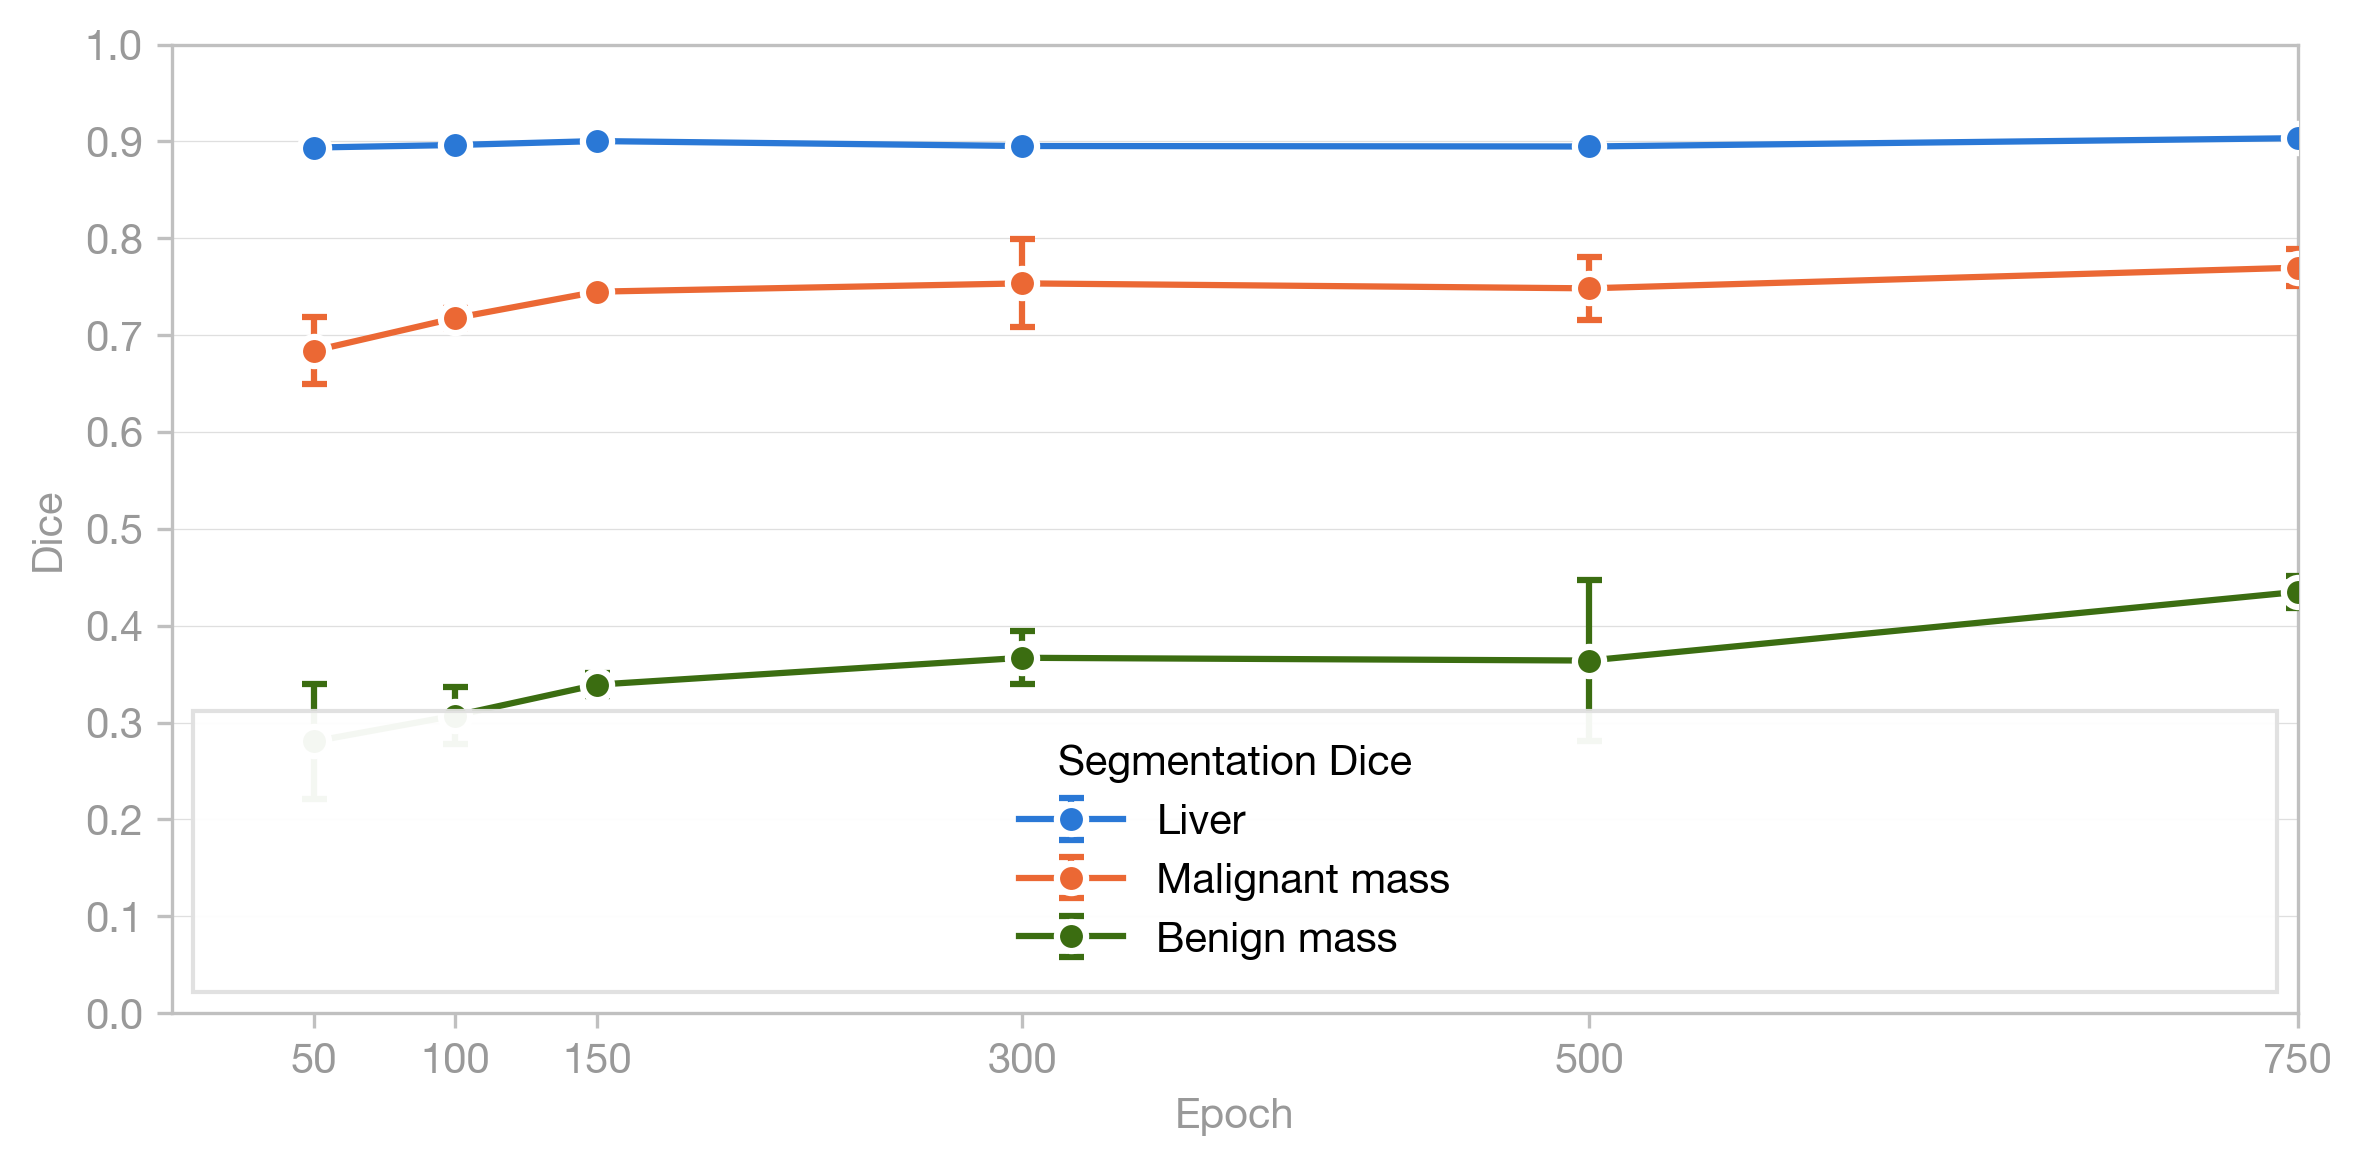

Reproduce this figure in Python.
"""Check whether the preliminary milestones run (Dataset 001 AUL, 3 seeds) has
converged using real segmentation Dice on hard predictions, rather than the
training-time pseudo Dice alone.

For each milestone epoch (50/100/150/300/500/750) the script reports
segmentation Dice (liver, malignant mass, benign mass, combined mass) from the
canonical predictions dataset (analysis/predictions_dataset), averaged across
the three seeds with standard deviation, then plots Dice vs epoch and reports
the tail-epoch slope. The final/best/best mass snapshot folders are evaluated as
additional rows in the report.

The training-time EMA mass pseudo-Dice trace (from the training log) is overlaid
in gray, dotted, on its own legend, to show the continuous climb that the sparse
checkpoint predictions cannot.

Three seeds (42/43/44), 625 images each; error bars are the across-seed std.

Run from project root:
    python analysis/epoch_convergence/epoch_convergence_by_segmentation/epoch_convergence_by_segmentation.py
"""

import glob
import os
import re
import sys

import numpy as np
import matplotlib
matplotlib.use('Agg')
import matplotlib.legend as mlegend
import matplotlib.pyplot as plt
import matplotlib.ticker as ticker
from matplotlib.lines import Line2D

from pathlib import Path

SCRIPT_DIR = Path(__file__).resolve().parent
PROJECT_ROOT = SCRIPT_DIR.parent.parent.parent

# Make the project root importable so the predictions-dataset loader can be
# used regardless of the current working directory.
sys.path.insert(0, str(PROJECT_ROOT))
from analysis.predictions_dataset.load_predictions_dataset import (
    load_predictions_dataset,
)

SEEDS = [42, 43, 44]
EPOCHS = [50, 100, 150, 300, 500, 750]

plt.rcParams.update({
    'font.family': 'sans-serif',
    'font.sans-serif': ['Helvetica Neue', 'Helvetica', 'Arial', 'sans-serif'],
    'font.size': 10,
    'font.weight': '400',
    'axes.labelsize': 10,
    'axes.labelcolor': '#999999',
    'xtick.labelsize': 10,
    'ytick.labelsize': 10,
    'xtick.color': '#999999',
    'ytick.color': '#999999',
    'legend.fontsize': 10,
    'legend.framealpha': 0.95,
    'legend.edgecolor': '#e0e0e0',
    'grid.linewidth': 0.3,
    'grid.alpha': 0.4,
    'figure.facecolor': 'white',
    'axes.facecolor': 'white',
    'axes.spines.top': True,
    'axes.spines.right': True,
})

# Metric key -> (color, legend label, line style) for the test-set predictions.
SERIES = {
    'liver':     ('#2a78d6', 'Liver',          '-'),
    'malignant': ('#eb6834', 'Malignant mass', '-'),
    'benign':    ('#3b6d11', 'Benign mass',    '-'),
}

# Style for the overlaid training-time mass pseudo-Dice trace.
PSEUDO_STYLE = dict(color='#8c8c8c', linestyle=':', linewidth=1.2)

# Keep all outputs (Markdown/pdf/png) in the same folder as this script.
OUT_DIR = SCRIPT_DIR

# Training log (nnU-Net training_log_*.txt) for the seed-42 run.
LOG_DIR = PROJECT_ROOT / "nnUNet_results/Dataset001_AUL" / (
    "nnUNetTrainerMilestones_seed42__nnUNetPlans__2d/fold_0")
LOG_DIR = str(LOG_DIR)

# Snapshot checkpoints reported as extra rows, by configuration_id suffix.
SNAPSHOT_DIRS = [
    ("best", "best"),
    ("best_mass", "best mass"),
    ("final", "final"),
]

DICE_KEYS = ["liver", "malignant", "benign", "combined_mass"]


def evaluate_rows(rows):
    """Dice across a configuration's rows, with mass Dice split by pathology."""
    liver_scores = []
    malignant_scores = []
    benign_scores = []
    combined_mass_scores = []

    for row in rows:
        liver_scores.append(row.liver_dice)
        if row.pathology in ("malignant", "benign"):
            combined_mass_scores.append(row.mass_dice)
            if row.pathology == "benign":
                benign_scores.append(row.mass_dice)
            else:
                malignant_scores.append(row.mass_dice)

    return {
        "liver": np.mean(liver_scores) if liver_scores else 0.0,
        "malignant": np.mean(malignant_scores) if malignant_scores else 0.0,
        "benign": np.mean(benign_scores) if benign_scores else 0.0,
        "combined_mass": (np.mean(combined_mass_scores)
                          if combined_mass_scores else 0.0),
    }


def summarize_checkpoint(data, suffix):
    """Return (means, stds) dicts of Dice across seeds for one checkpoint."""
    per_seed = []
    for seed in SEEDS:
        config_id = f"predictions_milestones_625images_seed{seed}_{suffix}"
        rows = [r for r in data.rows if r.configuration_id == config_id]
        if not rows:
            print(f"WARNING: no rows for {config_id}")
            continue
        per_seed.append(evaluate_rows(rows))

    means = {}
    stds = {}
    for key in DICE_KEYS:
        vals = [d[key] for d in per_seed]
        means[key] = float(np.nanmean(vals)) if vals else float('nan')
        stds[key] = float(np.nanstd(vals, ddof=1)) if vals else float('nan')
    return means, stds


def find_training_log(log_dir):
    """Return the training_log_*.txt path, or None if absent."""
    matches = glob.glob(os.path.join(log_dir, "training_log_*.txt"))
    return matches[0] if matches else None


def parse_raw_mass_pseudo_dice(log_path):
    """Return (epochs, EMA mass pseudo Dice) from the training log.

    The custom trainer emits exactly one "Mass pseudo Dice: X, EMA: Y" line per
    epoch (from on_epoch_end), in epoch order, with no separate "Epoch N" header
    lines in the native nnU-Net log. So the first such line is epoch 1, the
    second is epoch 2, and so on. The EMA trace is used for the overlay because
    it is smooth; the raw value is noisy.
    """
    epochs = []
    ema = []
    line_idx = 0
    for line in open(log_path):
        m = re.search(r'Mass pseudo Dice: ([\d.]+), EMA: ([\d.]+)', line)
        if m:
            line_idx += 1
            epochs.append(line_idx)  # human epoch number, matches checkpoints
            ema.append(float(m.group(2)))
    return epochs, ema


def fmt(mean, std):
    return f"{mean:.4f} ± {std:.4f}"


def main():
    os.makedirs(OUT_DIR, exist_ok=True)

    data = load_predictions_dataset()
    print(f"Loaded predictions dataset: {data.snapshot_id}, "
          f"{len(data.rows)} rows")

    dice_means = {key: [] for key in DICE_KEYS}
    dice_stds = {key: [] for key in DICE_KEYS}
    for epoch in EPOCHS:
        means, stds = summarize_checkpoint(data, f"epoch{epoch}")
        for key in DICE_KEYS:
            dice_means[key].append(means[key])
            dice_stds[key].append(stds[key])

    # Snapshots reported as extra rows alongside the milestones.
    snapshots = []
    for folder_label, display_label in SNAPSHOT_DIRS:
        means, stds = summarize_checkpoint(data, folder_label)
        if all(np.isnan(means[k]) for k in DICE_KEYS):
            print(f"WARNING: no rows for {folder_label}, skipping")
            continue
        snapshots.append((display_label, means, stds))

    epochs = EPOCHS
    if not epochs:
        print("No per-epoch predictions found, exiting")
        return

    # Tail-epoch slope over the last two milestone checkpoints, to check whether
    # segmentation Dice is still climbing at the final milestone. Computed on the
    # malignant (mass) class, the label class of interest for the convergence claim.
    tail_n = min(2, len(epochs))
    tail_metric = dice_means["malignant"]
    slope = ((tail_metric[-1] - tail_metric[-tail_n]) / (epochs[-1] - epochs[-tail_n])
             if epochs[-1] != epochs[-tail_n] else 0.0)

    print("Epoch | Liver | Malignant | Benign | Combined mass")
    print("------|-------|-----------|--------|--------------")
    for i, ep in enumerate(epochs):
        print(f"{ep:>5} | {fmt(dice_means['liver'][i], dice_stds['liver'][i])} | "
              f"{fmt(dice_means['malignant'][i], dice_stds['malignant'][i])} | "
              f"{fmt(dice_means['benign'][i], dice_stds['benign'][i])} | "
              f"{fmt(dice_means['combined_mass'][i], dice_stds['combined_mass'][i])}")
    for label, m, s in snapshots:
        print(f"{label:>5} | {fmt(m['liver'], s['liver'])} | "
              f"{fmt(m['malignant'], s['malignant'])} | "
              f"{fmt(m['benign'], s['benign'])} | "
              f"{fmt(m['combined_mass'], s['combined_mass'])}")
    print(f"\nFinal malignant {tail_metric[-1]:.4f}, "
          f"tail-{tail_n}-epoch slope {slope:+.5f}/epoch")

    # --- Markdown ---
    md_lines = [
        "# Segmentation quality vs. epoch",
        "",
        "Preliminary milestones run: seeds 42/43/44, 625 images each.",
        "",
        "Values are mean ± standard deviation across the three seeds.",
        "",
        "| Epoch | Liver Dice | Malignant mass Dice | Benign mass Dice | Combined mass Dice |",
        "|------:|-----------:|--------------------:|----------------:|-------------------:|",
    ]
    for i, ep in enumerate(epochs):
        md_lines.append(
            f"| {ep} | {fmt(dice_means['liver'][i], dice_stds['liver'][i])} | "
            f"{fmt(dice_means['malignant'][i], dice_stds['malignant'][i])} | "
            f"{fmt(dice_means['benign'][i], dice_stds['benign'][i])} | "
            f"{fmt(dice_means['combined_mass'][i], dice_stds['combined_mass'][i])} |"
        )
    for label, m, s in snapshots:
        md_lines.append(
            f"| {label} | {fmt(m['liver'], s['liver'])} | "
            f"{fmt(m['malignant'], s['malignant'])} | "
            f"{fmt(m['benign'], s['benign'])} | "
            f"{fmt(m['combined_mass'], s['combined_mass'])} |"
        )
    md_lines.extend([
        "",
        f"Final malignant Dice: {tail_metric[-1]:.4f}. Tail-{tail_n}-epoch slope: "
        f"{slope:+.5f}/epoch.",
        "",
    ])
    md_path = os.path.join(OUT_DIR, "epoch_convergence_by_segmentation.md")
    with open(md_path, "w") as f:
        f.write("\n".join(md_lines))
    print(f"Wrote {md_path}")

    # EMA mass pseudo-Dice from the training log, providing a continuous real
    # estimate of the early climb that the sparse checkpoint predictions cannot.
    log_path = find_training_log(LOG_DIR)
    pseudo_epochs, pseudo_ema = [], []
    if log_path:
        pseudo_epochs, pseudo_ema = parse_raw_mass_pseudo_dice(log_path)
    else:
        print(f"WARNING: no training_log_*.txt found in {LOG_DIR}; "
              "pseudo-Dice trace omitted")

    fig, ax = plt.subplots(figsize=(8, 4))
    for key, (color, label, linestyle) in SERIES.items():
        ax.errorbar(epochs, dice_means[key], yerr=dice_stds[key], fmt=linestyle + 'o',
                    color=color, markersize=7, linewidth=1.5, label=label,
                    capsize=3, markeredgecolor='white', markeredgewidth=1.5, zorder=3)

    if pseudo_epochs:
        ax.plot(pseudo_epochs, pseudo_ema, color=PSEUDO_STYLE['color'],
                linestyle=PSEUDO_STYLE['linestyle'], linewidth=PSEUDO_STYLE['linewidth'],
                label='Mass pseudo-Dice', zorder=1)

    ax.set_xlabel('Epoch')
    ax.set_ylabel('Dice')

    ax.set_xlim(left=0, right=epochs[-1])
    ax.set_xticks(epochs)
    ax.set_ylim(0, 1.0)
    ax.set_yticks(np.arange(0, 1.1, 0.1))
    ax.yaxis.set_major_formatter(ticker.FormatStrFormatter('%.1f'))
    ax.grid(True, axis='y', linewidth=0.3, alpha=0.4)
    ax.grid(False, axis='x')

    for sp in ax.spines.values():
        sp.set_color('#c0c0c0')
    ax.tick_params(axis='both', which='both', color='#c0c0c0',
                   labelcolor='#999999')

    plt.tight_layout(pad=1.2)

    handles_labels = ax.get_legend_handles_labels()
    all_handles, all_labels = handles_labels
    pred_handles = [h for h, l in zip(all_handles, all_labels) if l != 'Mass pseudo-Dice']
    pred_labels = ['Liver', 'Malignant mass', 'Benign mass']
    pseudo_handles = [h for h, l in zip(all_handles, all_labels) if l == 'Mass pseudo-Dice']

    common = dict(frameon=True, fancybox=False, borderpad=0.8, handlelength=2.5)
    legend_pred = mlegend.Legend(ax, pred_handles, pred_labels,
                                 title='Segmentation Dice', loc='lower right', **common)
    ax.add_artist(legend_pred)

    legend_pseudo = None
    if pseudo_handles:
        invisible = Line2D([0, 0], [0, 0], color='none', linewidth=0, marker='')
        padded_handles = pseudo_handles + [invisible] * 2
        padded_labels = ['Mass pseudo-Dice', '', '']
        legend_pseudo = mlegend.Legend(ax, padded_handles, padded_labels,
                                       title='Pseudo-Dice trace', loc='lower right',
                                       **common)
        ax.add_artist(legend_pseudo)

    fig.canvas.draw()
    inv = fig.transFigure.inverted()
    bound = lambda lg: inv.transform(lg.get_window_extent())
    if legend_pseudo is not None:
        pred0, pred1 = bound(legend_pred)
        pseudo0, pseudo1 = bound(legend_pseudo)
        width = max(pred1[0] - pred0[0], pseudo1[0] - pseudo0[0])
        height = max(pred1[1] - pred0[1], pseudo1[1] - pseudo0[1])
        bottom = min(pred0[1], pseudo0[1])
        right = max(pred1[0], pseudo1[0])
        gap = 0.006
        new_pred = (right - width, bottom, width, height)
        new_pseudo = (right - 2 * width - gap, bottom, width, height)
        legend_pred.set_bbox_to_anchor(new_pred, transform=fig.transFigure)
        legend_pseudo.set_bbox_to_anchor(new_pseudo, transform=fig.transFigure)
        legend_pred._mode = "expand"
        legend_pseudo._mode = "expand"
    else:
        legend_pred._mode = "expand"

    for ext in ('pdf', 'png'):
        out_path = os.path.join(OUT_DIR, f'epoch_convergence_by_segmentation.{ext}')
        fig.savefig(out_path, dpi=300, bbox_inches='tight',
                    metadata={'CreationDate': None})
        print(f'Plot saved to: {out_path}')
    plt.close(fig)


if __name__ == "__main__":
    main()
